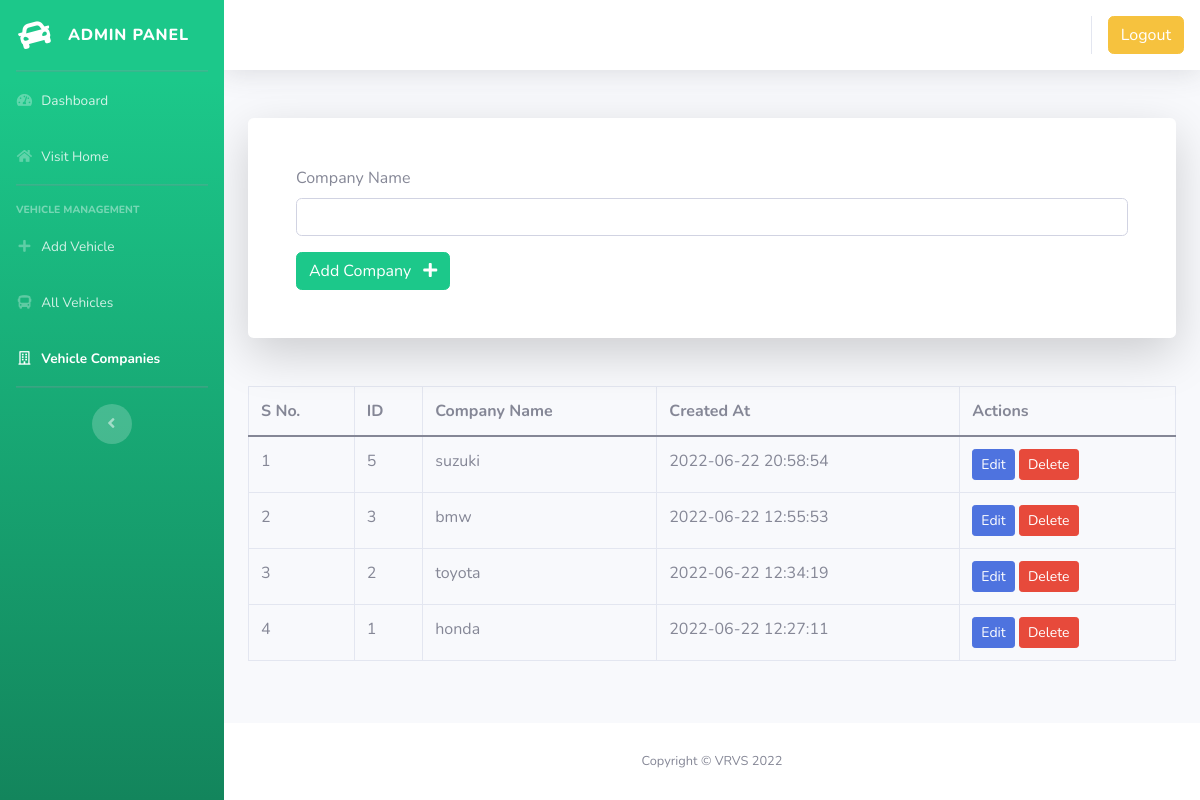
The page /admin/add-vehicle-company.php (signed in) on the database its author committed.
### tables this page shows
CREATE TABLE `companies` (
  `id` int(11) NOT NULL,
  `name` varchar(50) NOT NULL,
  `created_at` datetime NOT NULL DEFAULT current_timestamp()
);

### inc/_info.php (called while the page is built, shortened)
<?php
$website_short_name = "VRVS";

### admin/add-vehicle-company.php (the view, shortened to what this page needs)
<?php
require '../inc/_info.php';
?>
<!DOCTYPE html>
<html lang="en">
<head>
    <link href="../assets/vendor/fontawesome-free/css/all.css" rel="stylesheet" type="text/css">
    <link href="../assets/vendor/css/bootstrap-v5.0.2.min.css" rel="stylesheet" type="text/css">
    <link href="css/sb-admin-2.min.css" rel="stylesheet">
    <?php $page = "add-vehicle-company"; ?>
</head>
<body id="page-top">
    <?php require '../inc/_admin-header.php'; ?>
    <div class="container-fluid">
        <div class="card o-hidden border-0 shadow-lg my-5 mw-50">
            <div class="card-body p-5">
                <form action="./add-vehicle-company.php" method="POST">
                    <div class="mb-3">
                        <label for="companyName" class="form-label">Company Name</label>
                        <input type="text" name="company" class="form-control" id="companyName" minlength="2" required>
                    </div>
                    <button type="submit" name="add-company" class="btn btn-success">Add Company <i class="fa fa-plus ml-2"></i></button>
                </form>
            </div>
        </div>
        <?php
        $resultSql = "SELECT * FROM `companies` ORDER BY created_at DESC";
        $resultSqlResult = mysqli_query($conn, $resultSql);
        if (!mysqli_num_rows($resultSqlResult)) { ?>
            <div class="container mt-4">
                <div id="noRoutes" class="alert alert-dark " role="alert">
                    <h1 class="alert-heading">No Company Found!!</h1>
                    <p class="fw-light">Be the first person to add one!</p>
                    <button class="btn btn-success"><a href="add-vehicle-company.php" class="text-white">Add New Company</a></button>
                </div>
            </div>
        <?php } else { ?>
            <section id="route">
                <div id="route-results">
                    <table id="vehicleTable" class="table table-hover table-bordered mt-5 overflow-scroll">
                        <thead>
                            <th>S No.</th>
                            <th>ID</th>
                            <th>Company Name</th>
                            <th>Created At</th>
                            <th>Actions</th>
                        </thead>
                        <?php
                        $sno = 0;
                        while ($row = mysqli_fetch_assoc($resultSqlResult)) {
                            $sno++;
                            $id = $row["id"];
                            $company = $row["name"];
                            $created_at = $row["created_at"];
                        ?>
                            <tr>
                                <td>
                                    <?php
                                    echo $sno;
                                    ?>
                                </td>
                                <td>
                                    <?php
                                    echo $id;
                                    ?>
                                </td>
                                <td>
                                    <?php
                                    echo $company;
                                    ?>
                                </td>
                                <td>
                                    <?php
                                    echo $created_at; ?>
                                </td>
                                <td>
                                    <button class="btn btn-primary btn-sm edit-button " data-link="<?php echo $_SERVER['REQUEST_URI']; ?>" data-id="<?php
                                                                                                                                                    echo $id; ?>" data-company="<?php
                                                                                                                                                                                echo $company; ?>">Edit</button>
                                    <button class="btn btn-danger btn-sm delete-button" data-bs-toggle="modal" data-bs-target="#deleteModal" data-id="<?php
                                                                                                                                                        echo $id; ?>">Delete</button>
                                </td>
                            </tr>
                        <?php
                        }
                        ?>
                    </table>
                </div>
            </section>
        <?php  } ?>
    </div>
    </div>
    <footer class="sticky-footer bg-white">
        <div class="container my-auto">
            <div class="copyright text-center my-auto">
                <span>Copyright &copy; <?= $website_short_name; ?> <?php echo date('Y'); ?></span>
            </div>
        </div>
    </footer>
    </div>
    </div>
</body>
</html>

### inc/_admin-header.php (shortened to what this page needs)
<div id="wrapper">
    <ul class="navbar-nav bg-gradient-success sidebar sidebar-dark accordion" id="accordionSidebar">
        <a class="sidebar-brand d-flex align-items-center justify-content-center" href="index.php">
            <div class="sidebar-brand-icon rotate-n-15">
                <i class="fas fa-car"></i>
            </div>
            <div class="sidebar-brand-text mx-3">Admin Panel</div>
        </a>
        <hr class="sidebar-divider my-0">
        <li class="nav-item <?php if ($page == "index") echo "active"; ?>">
            <a class="nav-link" href="index.php">
                <i class="fas fa-fw fa-tachometer-alt"></i>
                <span>Dashboard</span></a>
        </li>
        <li class="nav-item <?php if ($page == "homepage") echo "active"; ?>">
            <a class="nav-link" href="../index.php">
                <i class="fas fa-fw fa-home"></i>
                <span>Visit Home</span></a>
        </li>
        <hr class="sidebar-divider">
        <div class="sidebar-heading">
            Vehicle Management
        </div>
        <li class="nav-item <?php if ($page == "add-vehicle") echo "active"; ?>">
            <a class="nav-link" href="add-vehicle.php">
                <i class="fas fa-fw fa-plus"></i>
                <span>Add Vehicle</span></a>
        </li>
        <li class="nav-item <?php if ($page == "all-vehicles") echo "active"; ?>">
            <a class="nav-link" href="all-vehicles.php">
                <i class="fas fa-fw fa-bus"></i>
                <span>All Vehicles</span></a>
        </li>
        <li class="nav-item <?php if ($page == "add-vehicle-company") echo "active"; ?>">
            <a class="nav-link" href="add-vehicle-company.php">
                <i class="far fa-fw fa-building"></i>
                <span>Vehicle Companies</span></a>
        </li>
        <hr class="sidebar-divider d-none d-md-block">
        <div class="text-center d-none d-md-inline">
            <button class="rounded-circle border-0" id="sidebarToggle"></button>
        </div>
    </ul>
    <div id="content-wrapper" class="d-flex flex-column">
        <div id="content">
            <nav class="navbar navbar-expand navbar-light bg-white topbar mb-4 static-top shadow">
                <ul class="navbar-nav ml-auto">
                    <li class="nav-item dropdown no-arrow">
                        <button class="btn btn-warning" data-bs-toggle="modal" data-bs-target="#logoutModal">Logout</button>
                    </li>
                </ul>
            </nav>

### rows shown on the page
companies: id "5", name "suzuki", created_at "2022-06-22 20:58:54"
companies: id "3", name "bmw", created_at "2022-06-22 12:55:53"
companies: id "2", name "toyota", created_at "2022-06-22 12:34:19"
companies: id "1", name "honda", created_at "2022-06-22 12:27:11"

### other values the page prints
$website_short_name "VRVS"
